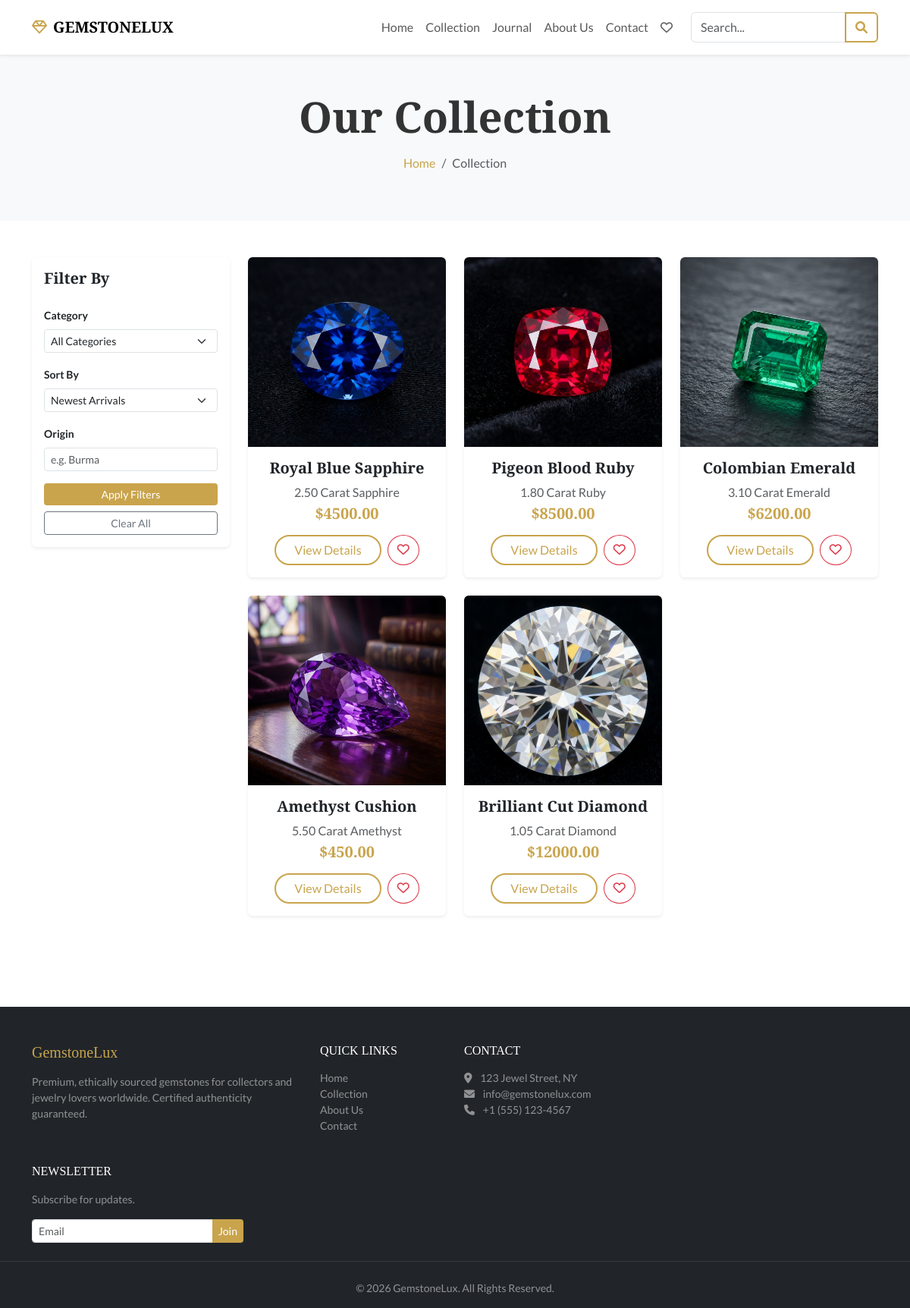
Screenshot of /collection/ with the database file from the repository.
### store/models.py (models this page shows, shortened)
class Gemstone(models.Model):
    CATEGORY_CHOICES = (
        ('Ruby', 'Ruby'),
        ('Sapphire', 'Sapphire'),
        ('Emerald', 'Emerald'),
        ('Diamond', 'Diamond'),
        ('Amethyst', 'Amethyst'),
        ('Other', 'Other'),
    )
    name = models.CharField(max_length=200)
    slug = models.SlugField(unique=True, blank=True)
    category = models.CharField(max_length=50, choices=CATEGORY_CHOICES)
    price = models.DecimalField(max_digits=10, decimal_places=2)
    description = models.TextField()
    origin = models.CharField(max_length=100)
    carat = models.DecimalField(max_digits=5, decimal_places=2)
    treatment = models.CharField(max_length=100, blank=True, help_text="e.g. Heat, None")
    certification = models.CharField(max_length=100, blank=True, help_text="e.g. GIA, GRS")
    featured = models.BooleanField(default=False)
    image = models.ImageField(upload_to='gemstones/')
    created_at = models.DateTimeField(auto_now_add=True)

### store/views.py (the view)
# urls.py: path('collection/', views.gemstone_list, name='gemstone_list'),
def gemstone_list(request):
    gemstones = Gemstone.objects.all()
    query = request.GET.get('q')
    if query:
        gemstones = gemstones.filter(Q(name__icontains=query) | Q(description__icontains=query) | Q(category__icontains=query))
    category = request.GET.get('category')
    if category:
        gemstones = gemstones.filter(category=category)
    origin = request.GET.get('origin')
    if origin:
        gemstones = gemstones.filter(origin__icontains=origin)
    sort_by = request.GET.get('sort')
    if sort_by == 'price_asc':
        gemstones = gemstones.order_by('price')
    elif sort_by == 'price_desc':
        gemstones = gemstones.order_by('-price')
    elif sort_by == 'newest':
        gemstones = gemstones.order_by('-created_at')
    return render(request, 'store/gemstone_list.html', {'gemstones': gemstones})

### templates/store/gemstone_list.html (shortened to what this page needs)
{% extends 'base.html' %}
{% block content %}
<div class="bg-light py-5">
    <div class="container">
        <h1 class="text-center fw-bold display-4 mb-3">Our Collection</h1>
        <nav aria-label="breadcrumb">
            <ol class="breadcrumb justify-content-center">
                <li class="breadcrumb-item"><a href="{% url 'home' %}" class="text-decoration-none text-gold">Home</a>
                </li>
                <li class="breadcrumb-item active" aria-current="page">Collection</li>
            </ol>
        </nav>
    </div>
</div>
<div class="container py-5">
    <div class="row">
        <div class="col-lg-3 mb-4">
            <div class="card border-0 shadow-sm p-3">
                <h5 class="fw-bold mb-4">Filter By</h5>
                <form action="{% url 'gemstone_list' %}" method="get">
                    <div class="mb-3">
                        <label class="form-label fw-bold small">Category</label>
                        <select name="category" class="form-select form-select-sm" onchange="this.form.submit()">
                            <option value="">All Categories</option>
                        </select>
                    </div>
                    <div class="mb-3">
                        <label class="form-label fw-bold small">Sort By</label>
                        <select name="sort" class="form-select form-select-sm" onchange="this.form.submit()">
                            <option value="newest" {% if request.GET.sort == 'newest' %}selected{% endif %}>Newest
                                Arrivals</option>
                        </select>
                    </div>
                    <div class="mb-3">
                        <label class="form-label fw-bold small">Origin</label>
                        <input type="text" name="origin" class="form-control form-control-sm" placeholder="e.g. Burma"
                            value="{{ request.GET.origin|default:'' }}">
                    </div>
                    <button type="submit" class="btn btn-gold btn-sm w-100 mb-2">Apply Filters</button>
                    <a href="{% url 'gemstone_list' %}" class="btn btn-outline-secondary btn-sm w-100">Clear All</a>
                </form>
            </div>
        </div>
        <div class="col-lg-9">
            <div class="row">
                {% for gemstone in gemstones %}
                <div class="col-md-6 col-lg-4 mb-4">
                    <div class="card card-gemstone h-100 shadow-sm">
                        <div class="card-img-top-wrapper">
                            {% if gemstone.image %}
                            <img src="{{ gemstone.image.url }}" class="card-img-top" alt="{{ gemstone.name }}">
                            {% else %}
                            <div class="d-flex align-items-center justify-content-center h-100 bg-light text-muted">
                                No Image
                            </div>
                            {% endif %}
                        </div>
                        <div class="card-body text-center">
                            <h5 class="card-title fw-bold font-serif">{{ gemstone.name }}</h5>
                            <p class="card-text text-muted mb-1">{{ gemstone.carat }} Carat {{ gemstone.category }}</p>
                            <h5 class="text-gold fw-bold mb-3">${{ gemstone.price }}</h5>
                            <div class="d-flex justify-content-center gap-2">
                                <a href="{% url 'gemstone_detail' gemstone.slug %}"
                                    class="btn btn-outline-gold rounded-pill px-4">View Details</a>
                                <a href="{% url 'toggle_wishlist' gemstone.id %}"
                                    class="btn btn-outline-danger rounded-circle" title="Add to Wishlist"><i
                                        class="far fa-heart"></i></a>
                            </div>
                        </div>
                    </div>
                </div>
                {% empty %}
                <div class="col-12 text-center py-5">
                    <h4 class="text-muted">No gemstones found matching your criteria.</h4>
                    <a href="{% url 'gemstone_list' %}" class="btn btn-outline-gold mt-3">Browse All</a>
                </div>
                {% endfor %}
            </div>
        </div>
    </div>
</div>
{% endblock %}

### templates/base.html (shortened to what this page needs)
{% load static %}
<!DOCTYPE html>
<html lang="en">
<head>
    <link href="https://cdn.jsdelivr.net/npm/bootstrap@5.3.0/dist/css/bootstrap.min.css" rel="stylesheet">
    <link rel="stylesheet" href="https://cdnjs.cloudflare.com/ajax/libs/font-awesome/6.0.0/css/all.min.css">
    <link rel="stylesheet" href="{% static 'css/styles.css' %}">
</head>
<body>
    <nav class="navbar navbar-expand-lg navbar-light bg-white sticky-top shadow-sm py-3">
        <div class="container">
            <a class="navbar-brand fw-bold text-uppercase" href="{% url 'home' %}">
                <i class="fa-regular fa-gem text-gold me-2"></i>GemstoneLux
            </a>
            <div class="collapse navbar-collapse" id="navbarNav">
                <ul class="navbar-nav ms-auto">
                    <li class="nav-item"><a class="nav-link" href="{% url 'home' %}">Home</a></li>
                    <li class="nav-item"><a class="nav-link" href="{% url 'gemstone_list' %}">Collection</a></li>
                    <li class="nav-item"><a class="nav-link" href="{% url 'blog_list' %}">Journal</a></li>
                    <li class="nav-item"><a class="nav-link" href="{% url 'about' %}">About Us</a></li>
                    <li class="nav-item"><a class="nav-link" href="{% url 'contact' %}">Contact</a></li>
                    <li class="nav-item"><a class="nav-link" href="{% url 'wishlist' %}"><i
                                class="far fa-heart"></i></a></li>
                </ul>
                <form class="d-flex ms-lg-3 mt-3 mt-lg-0" action="{% url 'gemstone_list' %}" method="get">
                    <div class="input-group">
                        <input class="form-control" type="search" name="q" placeholder="Search..." aria-label="Search"
                            value="{{ request.GET.q|default:'' }}">
                        <button class="btn btn-outline-gold" type="submit"><i class="fas fa-search"></i></button>
                    </div>
                </form>
            </div>
        </div>
    </nav>
    <main>
        {% block content %}{% endblock %}
    </main>
    <footer class="bg-dark text-white pt-5 pb-3 mt-5">
        <div class="container">
            <div class="row">
                <div class="col-md-4 mb-4">
                    <h5 class="text-gold mb-3">GemstoneLux</h5>
                    <p class="small text-white-50">Premium, ethically sourced gemstones for collectors and jewelry
                        lovers worldwide. Certified authenticity guaranteed.</p>
                </div>
                <div class="col-md-2 mb-4">
                    <h6 class="text-uppercase mb-3">Quick Links</h6>
                    <ul class="list-unstyled small">
                        <li><a href="{% url 'home' %}" class="text-white-50 text-decoration-none">Home</a></li>
                        <li><a href="{% url 'gemstone_list' %}"
                                class="text-white-50 text-decoration-none">Collection</a></li>
                        <li><a href="{% url 'about' %}" class="text-white-50 text-decoration-none">About Us</a></li>
                        <li><a href="{% url 'contact' %}" class="text-white-50 text-decoration-none">Contact</a></li>
                    </ul>
                </div>
                <div class="col-md-3 mb-4">
                    <h6 class="text-uppercase mb-3">Contact</h6>
                    <ul class="list-unstyled small text-white-50">
                        <li><i class="fa fa-map-marker-alt me-2"></i> 123 Jewel Street, NY</li>
                        <li><i class="fa fa-envelope me-2"></i> info@gemstonelux.com</li>
                        <li><i class="fa fa-phone me-2"></i> +1 (555) 123-4567</li>
                    </ul>
                </div>
            </div>
            <div class="col-md-3 mb-4">
                <h6 class="text-uppercase mb-3">Newsletter</h6>
                <p class="small text-white-50">Subscribe for updates.</p>
                <form action="{% url 'subscribe' %}" method="post">
                    <div class="input-group">
                        <input type="email" name="email" class="form-control form-control-sm" placeholder="Email"
                            required>
                        <button class="btn btn-gold btn-sm" type="submit">Join</button>
                    </div>
                </form>
            </div>
        </div>
        <hr class="border-secondary my-4">
        <div class="text-center small text-white-50">
            &copy; {% now "Y" %} GemstoneLux. All Rights Reserved.
        </div>
    </footer>
</body>
</html>

### static/css/styles.css (style rules this page uses)
:root { --gold: #C9A44C; --gold-dark: #b8923a; --dark-charcoal: #333333; --light-bg: #f8f9fa; }
body { font-family: 'Lato', sans-serif; color: var(--dark-charcoal); background-color: #fff; }
h1, h2, h3, h4, h5, h6, .navbar-brand { font-family: 'Playfair Display', serif; }
.text-gold { color: var(--gold) !important; }
.btn-gold { background-color: var(--gold); color: #fff; border: none; transition: all 0.3s ease; }
.btn-outline-gold { color: var(--gold); border: 2px solid var(--gold); transition: all 0.3s ease; }
.card-gemstone { border: none; transition: transform 0.3s ease, box-shadow 0.3s ease; overflow: hidden; }
.card-img-top-wrapper { height: 250px; overflow: hidden; position: relative; background-color: #f1f1f1; }
.card-img-top-wrapper img { object-fit: cover; height: 100%; width: 100%; transition: transform 0.5s ease; }

### rows the page displays
Gemstone: image (picture), name "Royal Blue Sapphire", carat "2.50", category "Sapphire", price "4500.00"
Gemstone: image (picture), name "Pigeon Blood Ruby", carat "1.80", category "Ruby", price "8500.00"
Gemstone: image (picture), name "Colombian Emerald", carat "3.10", category "Emerald", price "6200.00"
Gemstone: image (picture), name "Amethyst Cushion", carat "5.50", category "Amethyst", price "450.00"
Gemstone: image (picture), name "Brilliant Cut Diamond", carat "1.05", category "Diamond", price "12000.00"
